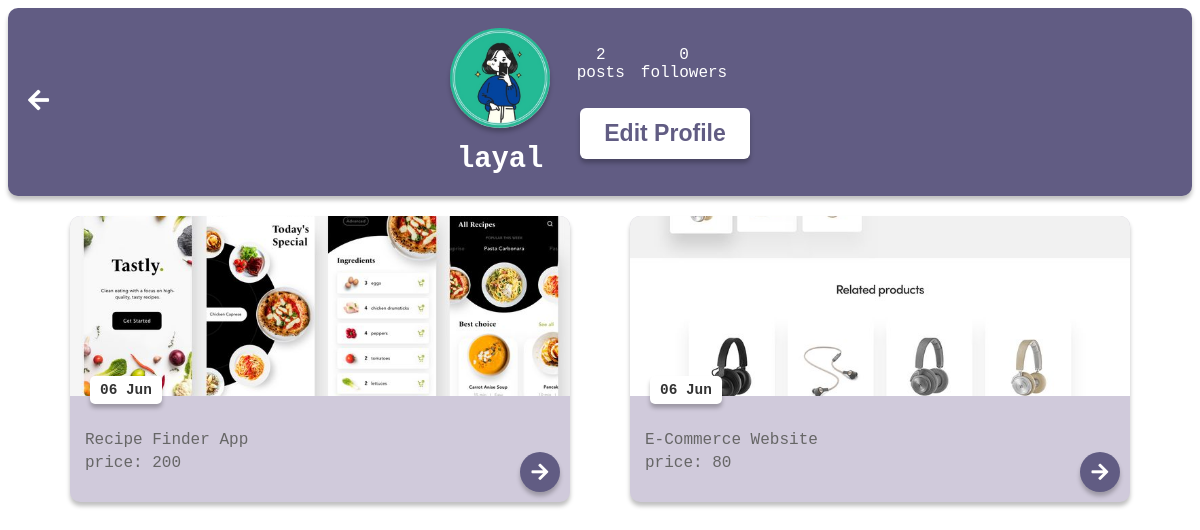
The app's page /account.php (signed in) with its own data.
### tables this page shows
CREATE TABLE `users` (
  `user_id` int(11) NOT NULL,
  `unique_id` int(255) NOT NULL,
  `fname` varchar(255) NOT NULL,
  `lname` varchar(255) NOT NULL,
  `email` varchar(255) NOT NULL,
  `password` varchar(255) NOT NULL,
  `img` varchar(255) DEFAULT NULL,
  `status` varchar(255) NOT NULL,
  `gender` varchar(255) DEFAULT NULL,
  `dob` varchar(255) DEFAULT NULL,
  `country` varchar(255) DEFAULT NULL,
  `phoneNb` int(11) DEFAULT NULL,
  `address` varchar(255) DEFAULT NULL,
  `creditCard` varchar(255) DEFAULT NULL,
  `cv` varchar(255) DEFAULT NULL
);

CREATE TABLE `Upload` (
  `id` int(11) NOT NULL,
  `user_id` int(11) NOT NULL,
  `project_id` int(11) NOT NULL,
  `Category` varchar(255) NOT NULL,
  `name` varchar(255) NOT NULL,
  `description` varchar(255) NOT NULL,
  `tools` varchar(255) NOT NULL,
  `price` int(11) NOT NULL,
  `img` varchar(255) NOT NULL,
  `zip` longblob NOT NULL,
  `created_at` varchar(255) NOT NULL
);

### account.php (the view, shortened to what this page needs)
<?php
include_once "php/config.php";
$user_id = isset($_SESSION['unique_id']) ? $_SESSION['unique_id'] : null;
$sql = mysqli_query($conn, "SELECT * FROM users WHERE unique_id = {$user_id}");
if ($sql && mysqli_num_rows($sql) > 0) {
    $row = mysqli_fetch_assoc($sql);
} else {
    die('Error fetching user data: ' . mysqli_error($conn));
}
$projects_query = mysqli_query($conn, "SELECT COUNT(*) AS project_count FROM Upload WHERE user_id = $user_id");
if ($projects_query) {
    $projects_row = mysqli_fetch_assoc($projects_query);
    $project_count = $projects_row['project_count'];
} else {
    $project_count = 0;
    echo 'Error fetching project count: ' . mysqli_error($conn);
}
$select_query = "SELECT fname, lname, img FROM users WHERE unique_id = '{$_SESSION['unique_id']}'";
$result = mysqli_query($conn, $select_query);
if ($result) {
    $row = mysqli_fetch_assoc($result);
} else {
    echo "Error fetching user details: " . mysqli_error($conn);
}
$followers_query = $conn->prepare("SELECT COUNT(*) AS follower_count FROM follows WHERE following_id = ?");
$followers_query->bind_param("s", $creator_id);
$followers_query->execute();
$followers_result = $followers_query->get_result();
if ($followers_result) {
    $followers_row = $followers_result->fetch_assoc();
    $follower_count = $followers_row['follower_count'];
} else {
    $follower_count = 0;
    echo 'Error fetching follower count: ' . $conn->error;
}
?>
<!DOCTYPE html>
<html>
<head>
    <link rel="stylesheet" href="https://cdnjs.cloudflare.com/ajax/libs/font-awesome/5.15.3/css/all.min.css" />
</head>
<body>
    <div class="account-page">
        <div class="profile">
            <a href="users.php" class="back-arrow"><i class="fas fa-arrow-left"></i></a>
            <div class="profile-content">
                <div class="details">
                    <img src="php/images/<?php echo htmlspecialchars($row['img']); ?>" alt="">
                    <span><?php echo htmlspecialchars($row['fname']); ?></span>
                </div>
                <div class="content">
                    <div class="project-and-follower-counters">
                        <div class="project-counter">
                        <?php echo $project_count; ?> <br> posts
                        </div>
                        <div class="follower-counter">
                        <?php echo $follower_count; ?> <br> followers
                        </div>
                    </div>
                    <button class="edit-button">Edit Profile</button>
                </div>
            </div>
         </div>
         <div class="projects">
    <?php
    if ($user_id) {
        $projects_query = mysqli_query($conn, "SELECT * FROM Upload WHERE user_id = $user_id");
        if (mysqli_num_rows($projects_query) > 0) {
            while ($project_row = mysqli_fetch_assoc($projects_query)) {
                $id = $project_row['id'];
                $project_content = htmlspecialchars($project_row['img']);
                $project_name = htmlspecialchars($project_row['name']);
                $project_price = htmlspecialchars($project_row['price']);
                $created_at = htmlspecialchars($project_row['created_at']);
    ?>
                <div class="project">
                    <img src="php/Pimages/<?php echo $project_content; ?>" alt="Project Image">
                    <div class="date">
                        <span><?php echo date('d M', strtotime($created_at)); ?></span>
                    </div>
                    <div class="project-info">
                        <div class="project-details">
                            <span class="project-name"><?php echo $project_name; ?></span>
                            <span class="project-price">price: <?php echo $project_price; ?></span>
                        </div>
                     <a href="viewMyProject.php?id=<?php echo $id; ?>" class="circular-btn">
                        <i class="fas fa-arrow-right"></i>
                    </a>
                    </div>
                </div>
    <?php
            }
        } else {
            echo "No projects to display.";
        }
    } else {
        echo "User ID is not set.";
    }
    ?>
</div>
    </div>
</body>
</html>

### account.php (style rules this page uses)
:root { --dark: #615C83; --pink: #F0AEB6; --lavender: #D0CADB; --box-shadow: 0px 4px 4px rgba(0, 0, 0, 0.25); }
body { font-family: 'Courier New', monospace; text-decoration: none; }
.profile { background-color: var(--dark); padding: 20px; margin-bottom: 20px; display: flex; align-items: center; box-shadow: var(--box-shadow); border-radius: 10px; position: relative; }
.back-arrow { position: absolute; left: 20px; top: 50%; transform: translateY(-50%); color: white; font-size: 1.5em; }
.profile-content { display: flex; align-items: center; justify-content: center; width: 100%; }
.details { text-align: center; margin-right: 20px; }
.details img { width: 100px; height: 100px; border-radius: 50%; object-fit: cover; box-shadow: var(--box-shadow); }
.details span { font-size: 1.8em; font-weight: bold; color: #fff; display: block; margin-top: 10px; }
.edit-button { background-color: #fff; color: var(--dark); padding: 12px 24px; border-radius: 6px; border: none; font-size: 1.2em; cursor: pointer; transition: background-color 0.3s ease; }
.content { color: #fff; font-size: 1.2em; display: flex; flex-direction: column; align-items: center; }
.project-and-follower-counters { display: flex; justify-content: center; margin-bottom: 1rem; }
.project-counter, .follower-counter { font-size: 1rem; color: #fff; text-align: center; margin-bottom: 10px; margin-right: 1rem; }
button { background: none; border: none; padding: 1em 2em; border-radius: 10px; cursor: pointer; font-weight: bold; transition: 0.3s; margin-left: 10px; background-color: #fff; box-shadow: var(--box-shadow); }
.projects { display: flex; flex-wrap: wrap; justify-content: center; align-items: flex-start; gap: 60px; }
.project { color: black; background: var(--lavender); box-shadow: var(--box-shadow); border-radius: 10px; width: 500px; margin-bottom: 20px; overflow: hidden; transition: transform 0.3s, box-shadow 0.3s; display: flex; flex-direction: column; position: relative; }
.project img { width: 100%; height: 180px; object-fit: cover; }
.date { position: absolute; top: 160px; left: 20px; background: #fff; padding: 5px 10px; border-radius: 5px; box-shadow: var(--box-shadow); }
.date span { font-size: 0.9em; font-weight: bold; color: #333; }
.project-info { padding: 15px; display: flex; flex-direction: column; align-items: flex-start; }
.project-details { width: 100%; margin-bottom: 10px; }
.project-details span { display: block; margin-bottom: 5px; color: #666; }
.circular-btn { position: absolute; bottom: 10px; right: 10px; background: var(--dark); color: #fff; border-radius: 50%; width: 40px; height: 40px; display: flex; align-items: center; justify-content: center; text-decoration: none; box-shadow: var(--box-shadow); transition: background-color 0.3s; }
.circular-btn i { font-size: 1.2em; }

### records on screen
users: img (picture), fname "layal"
upload: img (picture), created_at "06 Jun", name "Recipe Finder App", price "200"
upload: img (picture), created_at "06 Jun", name "E-Commerce Website", price "80"

### other values on screen
$project_count "2"
$follower_count "0"
